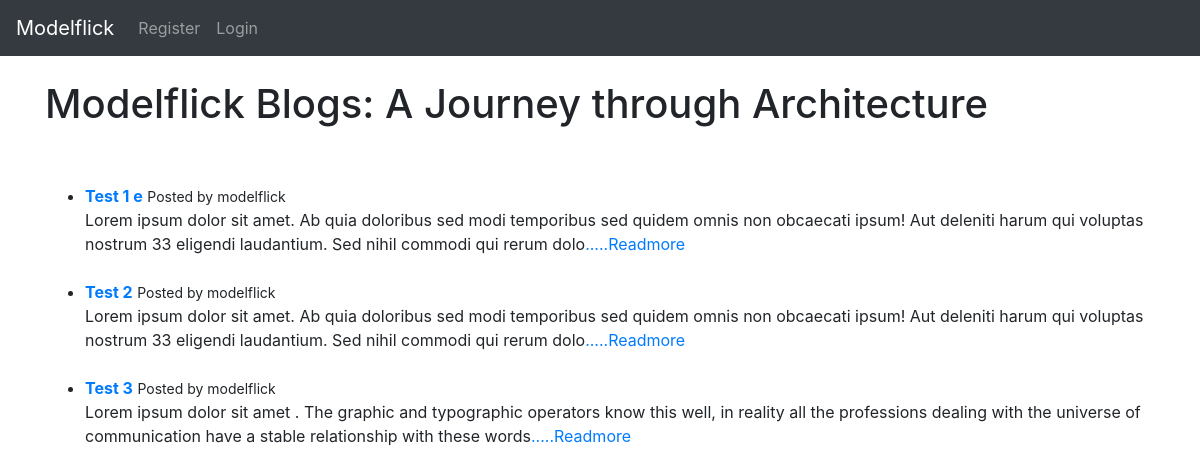
Before: / with the older database file.
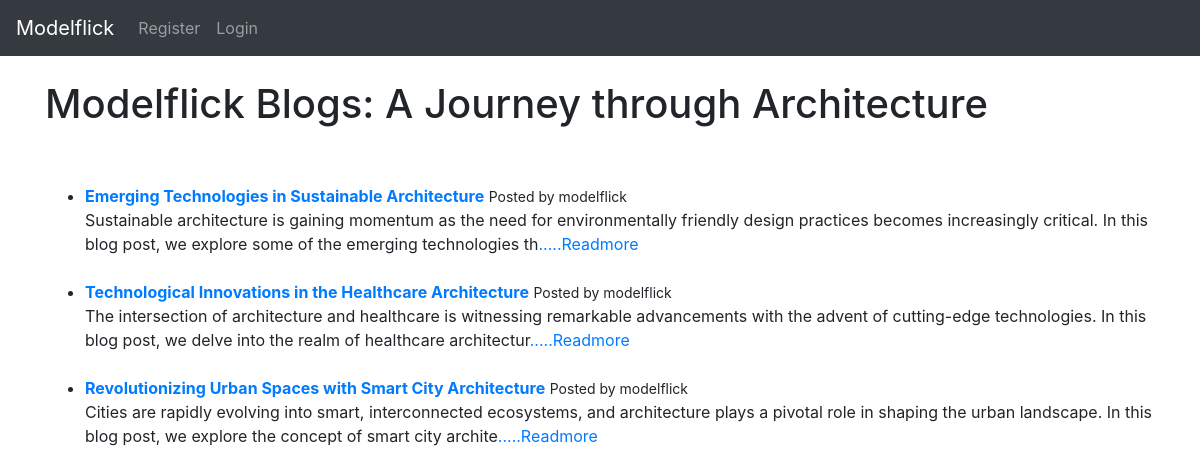
After: the same page with the newer database file.
### theblog/models.py (models this page shows, shortened)
class Post(models.Model):
    title = models.CharField(max_length=255)
    title_tag = models.CharField(max_length=255)
    author = models.ForeignKey(User, on_delete=models.CASCADE)
    body = models.TextField()
    post_date = models.DateTimeField(auto_now_add=True)
    likes = models.ManyToManyField(User, related_name='blog_post')

### theblog/views.py (the view)
# urls.py: path('', HomeView.as_view(), name='home'),
class HomeView(ListView):
    model = Post
    template_name = 'home.html'
    ordering = ['-post_date']

### theblog/templates/home.html
{% extends 'base.html' %}
{% block content %}
    <h1>Modelflick Blogs: A Journey through Architecture</h1>
    <br/><br/>
    <ul>
    {% for post in object_list %}
        <li><strong><a href="{% url 'article_detail' post.pk %}">{{ post.title }}</a></strong>
            <small>Posted by {{ post.author }}</small><br/>
            {{ post.body|slice:":200"|safe }}<a href="{% url 'article_detail' post.pk %}">.....Readmore</a>
        </li><br/>
    {% endfor %}
    </ul>
{% endblock %}

### theblog/templates/base.html (shortened to what this page needs)
<!doctype html>
<html lang="en">
  <head>
    <link rel="stylesheet" href="https://cdn.jsdelivr.net/npm/bootstrap@4.6.2/dist/css/bootstrap.min.css">
  </head>
  <body>
    <nav class="navbar navbar-expand-lg navbar-dark bg-dark">
        <a class="navbar-brand" href="{% url 'home' %}">Modelflick</a>
        <div class="collapse navbar-collapse" id="navbarSupportedContent">
          <ul class="navbar-nav mr-auto">
            {% if user.is_authenticated %}
            <li class="nav-item">
              <a class="nav-link" href="{% url 'logout' %}">Logout</a>
            </li>
              {% if user.username == 'modelflick' %}
              <li class="nav-item">
                <a class="nav-link" href="{% url 'create_post' %}">Create Post</a>
              </li>
              {% endif %}
            {% else %}
            <li class="nav-item">
              <a class="nav-link" href="{% url 'register' %}">Register</a>
            </li>
            <li class="nav-item">
              <a class="nav-link" href="{% url 'login' %}">Login</a>
            </li>
            {% endif %}
          </ul>
        </div>
      </nav>
    <br/>
    <div class="container">
        {% block content %}
        {% endblock %}
    </div>
  </body>
</html>

Changed rows visible on the page:
removed Post: title "Test 3", author "modelflick", body "Lorem ipsum dolor sit amet . The graphic and typographic operators know this well, in reality all the professions dealing with the universe of communication have a stable relationship with these words"
added Post: title "Emerging Technologies in Sustainable Architecture", author "modelflick", body "Sustainable architecture is gaining momentum as the need for environmentally friendly design practices becomes increasingly critical. In this blog post, we explore some of the emerging technologies th"
changed Post: title "Test 1 e" → "Technological Innovations in the Healthcare Architecture"; body "Lorem ipsum dolor sit amet. Ab quia doloribus sed modi temporibus sed quidem omnis non obcaecati ipsum! Aut deleniti harum qui voluptas nostrum 33 eligendi laudantium. Sed nihil commodi qui rerum dolo" → "The intersection of architecture and healthcare is witnessing remarkable advancements with the advent of cutting-edge technologies. In this blog post, we delve into the realm of healthcare architectur"
changed Post: title "Test 2" → "Revolutionizing Urban Spaces with Smart City Architecture"; body "Lorem ipsum dolor sit amet. Ab quia doloribus sed modi temporibus sed quidem omnis non obcaecati ipsum! Aut deleniti harum qui voluptas nostrum 33 eligendi laudantium. Sed nihil commodi qui rerum dolo" → "Cities are rapidly evolving into smart, interconnected ecosystems, and architecture plays a pivotal role in shaping the urban landscape. In this blog post, we explore the concept of smart city archite"
